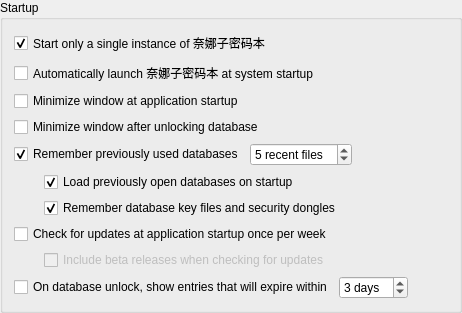
            <widget class="QGroupBox" name="startupGroup">
             <property name="title">
              <string>Startup</string>
             </property>
             <layout class="QVBoxLayout" name="verticalLayout_4">
              <item>
               <widget class="QCheckBox" name="singleInstanceCheckBox">
                <property name="text">
                 <string>Start only a single instance of 奈娜子密码本</string>
                </property>
                <property name="checked">
                 <bool>true</bool>
                </property>
               </widget>
              </item>
              <item>
               <widget class="QCheckBox" name="launchAtStartup">
                <property name="text">
                 <string>Automatically launch 奈娜子密码本 at system startup</string>
                </property>
               </widget>
              </item>
              <item>
               <widget class="QCheckBox" name="systrayMinimizeOnStartup">
                <property name="text">
                 <string>Minimize window at application startup</string>
                </property>
               </widget>
              </item>
              <item>
               <widget class="QCheckBox" name="minimizeAfterUnlockCheckBox">
                <property name="text">
                 <string>Minimize window after unlocking database</string>
                </property>
               </widget>
              </item>
              <item>
               <layout class="QHBoxLayout" name="horizontalLayout_6">
                <item>
                 <widget class="QCheckBox" name="rememberLastDatabasesCheckBox">
                  <property name="text">
                   <string>Remember previously used databases</string>
                  </property>
                  <property name="checked">
                   <bool>true</bool>
                  </property>
                 </widget>
                </item>
                <item>
                 <widget class="QSpinBox" name="rememberLastDatabasesSpinbox">
                  <property name="suffix">
                   <string> recent files</string>
                  </property>
                  <property name="minimum">
                   <number>1</number>
                  </property>
                  <property name="maximum">
                   <number>25</number>
                  </property>
                  <property name="value">
                   <number>5</number>
                  </property>
                 </widget>
                </item>
                <item>
                 <spacer name="horizontalSpacer_9">
                  <property name="orientation">
                   <enum>Qt::Orientation::Horizontal</enum>
                  </property>
                  <property name="sizeHint" stdset="0">
                   <size>
                    <width>40</width>
                    <height>20</height>
                   </size>
                  </property>
                 </spacer>
                </item>
               </layout>
              </item>
              <item>
               <layout class="QHBoxLayout" name="rememberDbSubLayout_2">
                <property name="spacing">
                 <number>0</number>
                </property>
                <property name="sizeConstraint">
                 <enum>QLayout::SizeConstraint::SetMaximumSize</enum>
                </property>
                <item>
                 <spacer name="toolbarMovableSpacer_3">
                  <property name="orientation">
                   <enum>Qt::Orientation::Horizontal</enum>
                  </property>
                  <property name="sizeType">
                   <enum>QSizePolicy::Policy::Fixed</enum>
                  </property>
                  <property name="sizeHint" stdset="0">
                   <size>
                    <width>30</width>
                    <height>20</height>
                   </size>
                  </property>
                 </spacer>
                </item>
                <item>
                 <widget class="QCheckBox" name="openPreviousDatabasesOnStartupCheckBox">
                  <property name="text">
                   <string>Load previously open databases on startup</string>
                  </property>
                  <property name="checked">
                   <bool>true</bool>
                  </property>
                 </widget>
                </item>
               </layout>
              </item>
              <item>
               <layout class="QHBoxLayout" name="rememberDbSubLayout">
                <property name="spacing">
                 <number>0</number>
                </property>
                <property name="sizeConstraint">
                 <enum>QLayout::SizeConstraint::SetMaximumSize</enum>
                </property>
                <item>
                 <spacer name="toolbarMovableSpacer_2">
                  <property name="orientation">
                   <enum>Qt::Orientation::Horizontal</enum>
                  </property>
                  <property name="sizeType">
                   <enum>QSizePolicy::Policy::Fixed</enum>
                  </property>
                  <property name="sizeHint" stdset="0">
                   <size>
                    <width>30</width>
                    <height>20</height>
                   </size>
                  </property>
                 </spacer>
                </item>
                <item>
                 <widget class="QCheckBox" name="rememberLastKeyFilesCheckBox">
                  <property name="text">
                   <string>Remember database key files and security dongles</string>
                  </property>
                  <property name="checked">
                   <bool>true</bool>
                  </property>
                 </widget>
                </item>
               </layout>
              </item>
              <item>
               <widget class="QCheckBox" name="checkForUpdatesOnStartupCheckBox">
                <property name="text">
                 <string>Check for updates at application startup once per week</string>
                </property>
               </widget>
              </item>
              <item>
               <layout class="QHBoxLayout" name="checkUpdatesSubLayout">
                <property name="spacing">
                 <number>0</number>
                </property>
                <item>
                 <spacer name="checkUpdatesSpacer">
                  <property name="orientation">
                   <enum>Qt::Orientation::Horizontal</enum>
                  </property>
                  <property name="sizeType">
                   <enum>QSizePolicy::Policy::Fixed</enum>
                  </property>
                  <property name="sizeHint" stdset="0">
                   <size>
                    <width>30</width>
                    <height>20</height>
                   </size>
                  </property>
                 </spacer>
                </item>
                <item>
                 <widget class="QCheckBox" name="checkForUpdatesIncludeBetasCheckBox">
                  <property name="enabled">
                   <bool>false</bool>
                  </property>
                  <property name="text">
                   <string>Include beta releases when checking for updates</string>
                  </property>
                 </widget>
                </item>
               </layout>
              </item>
              <item>
               <layout class="QHBoxLayout" name="horizontalLayout_5">
                <property name="spacing">
                 <number>6</number>
                </property>
                <property name="sizeConstraint">
                 <enum>QLayout::SizeConstraint::SetMaximumSize</enum>
                </property>
                <item>
                 <widget class="QCheckBox" name="showExpiredEntriesOnDatabaseUnlockCheckBox">
                  <property name="text">
                   <string>On database unlock, show entries that will expire within</string>
                  </property>
                 </widget>
                </item>
                <item>
                 <widget class="QSpinBox" name="showExpiredEntriesOnDatabaseUnlockOffsetSpinBox">
                  <property name="enabled">
                   <bool>true</bool>
                  </property>
                  <property name="focusPolicy">
                   <enum>Qt::FocusPolicy::StrongFocus</enum>
                  </property>
                  <property name="accessibleName">
                   <string>On database unlock, show entries that will expire within </string>
                  </property>
                  <property name="suffix">
                   <string comment="number of days warning for password expiration"> days</string>
                  </property>
                  <property name="minimum">
                   <number>0</number>
                  </property>
                  <property name="maximum">
                   <number>90</number>
                  </property>
                  <property name="value">
                   <number>3</number>
                  </property>
                 </widget>
                </item>
                <item>
                 <spacer name="showExpiredEntriesSpacer">
                  <property name="orientation">
                   <enum>Qt::Orientation::Horizontal</enum>
                  </property>
                  <property name="sizeHint" stdset="0">
                   <size>
                    <width>40</width>
                    <height>20</height>
                   </size>
                  </property>
                 </spacer>
                </item>
               </layout>
              </item>
             </layout>
            </widget>
